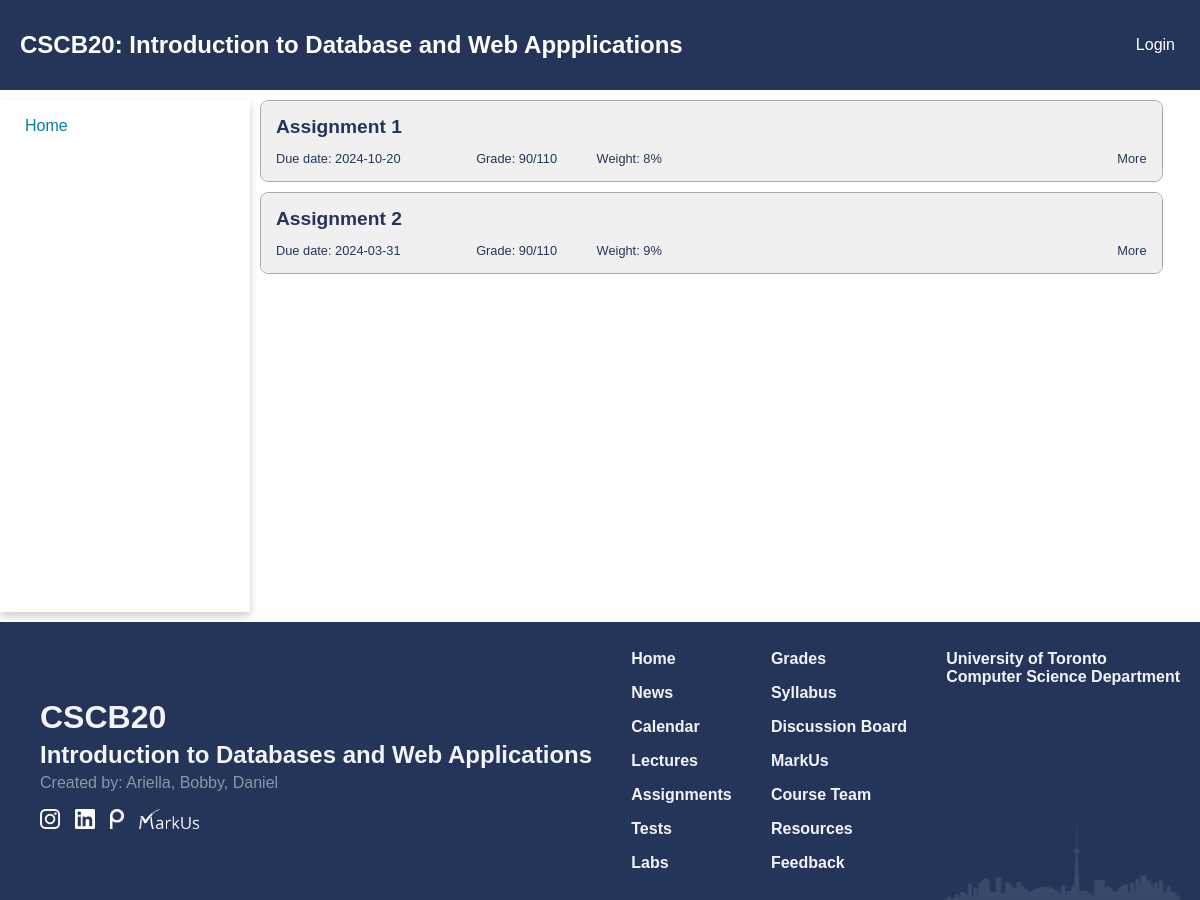
/grades, run on an earlier commit of the app's database.
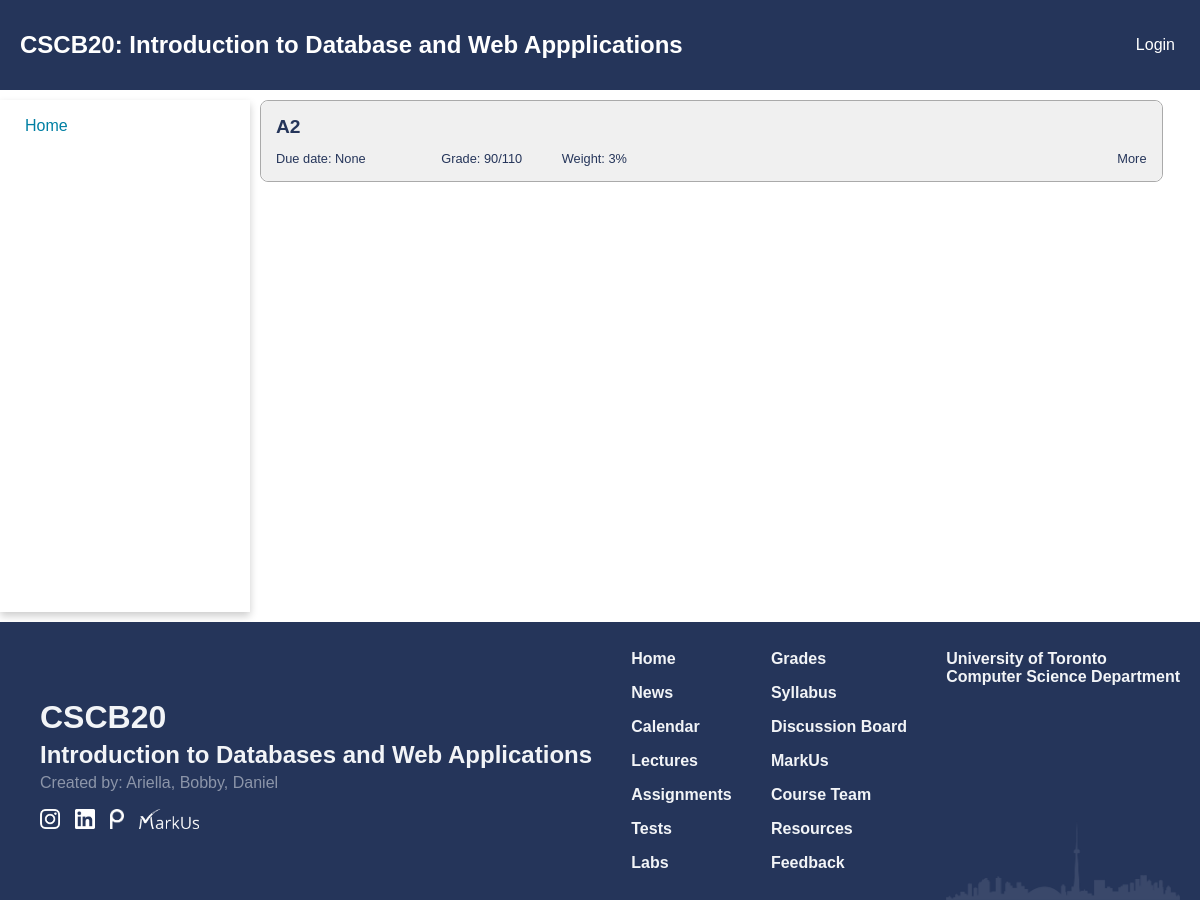
And on a later commit of the database.
### app.py (models this page shows)
class Test(db.Model):
    id = db.Column(db.Integer, primary_key = True, nullable = True)
    name = db.Column(db.String(250), nullable = False)
    desc = db.Column(db.Text)
    weight = db.Column(db.Integer, nullable = False)
    due_date = db.Column(db.Date)
    grades = db.relationship("Grades", backref = 'test', lazy = True)

### app.py (the view)
@app.route('/grades')
def view():
    lst_tests = Test.query.all()
    lst_grades = None
    if(isInstructor(session)):
        students = Student.query.all()
        return render_template("modify_assignment.html", lst_tests = lst_tests, grades = True, lst_grades = lst_grades)
    return render_template("grades.html", lst_tests = lst_tests, grades = True, lst_grades = lst_grades)

### app.py (called while the page is built)
def isInstructor(identity):
    if "auth" in identity and identity["auth"] == 'Instructor':
        return True
    return False

### templates/grades.html (shortened to what this page needs)
{% extends 'home_template.html' %}
{% block extra_css %}
<link href="{{ url_for('static', filename='css/grades.css') }}" rel="stylesheet" type="text/css">
{% endblock %}
{% block content %}
<main class="grades-main">
    {% for test in lst_tests %}
    <div class="assignment-item">
        <div class="assignment-container assignment-header">
            <div class="assignment assignment-title more">{{ test.name }}</div>
            <div class="header-section header-section1">
                <span class="assignment due-date">Due date: {{ test.due_date }}</span>
                <span class="assignment assignment-grade">Grade: 90/110</span>
                <span class="assignment assignment-weight">Weight: {{ test.weight }}%</span>
            </div>
            <div class="header-section more">More</div>
        </div>
    </div>
    {% endfor %}
</main>
{% endblock %}

### templates/home_template.html (shortened to what this page needs)
<!DOCTYPE html>
<html lang="en">
<head>
  <link href="{{ url_for('static', filename='css/navbar.css') }}" rel="stylesheet" type="text/css">
  <link href="{{ url_for('static', filename='css/footer.css') }}" rel="stylesheet" type="text/css">
  <link href="{{ url_for('static', filename='css/index.css') }}" rel="stylesheet" type="text/css">
    {% block extra_css %}
    {% endblock %}
</head>
<body id="top">
  <header>
    <div class="header-flex">
      <div class="header-flex-1 title"><a href="/" class="title">CSCB20: Introduction to Database and Web
          Appplications</a></div>
        <div class="header-flex-2">
          {% if "auth" in session %}
          <div>Hello, <b>{{ session["name"] }}</b></div>
          <small><div><a href="/logout" style="padding: 0;">Logout</a></div></small>
          {% else %}
          <a href="/login"> Login </a>
          {% endif %}
        </div>
    </div>
  </header>
  <div class="container">
    <nav class="nav-card">
      <div class="card">
        <div class="nav-container">
          <ul class="nav-list">
            <li> <a href="/" >Home</a></li>
          </ul>
        </div>
      </div>
    </nav>
    {% block content %}
    {% endblock %}
    <footer class="footer">
      <div class="footer-1">
        <div class="footer-heading" style="font-size: 2rem;">CSCB20</div>
        <div class="footer-heading" style="font-size: 1.5rem;">Introduction to Databases and Web Applications</div>
        <div style="font-weight: 500; opacity: 50%;">Created by:
          <a href="https://www.linkedin.com/in/ariellasiahaan/" target="_blank">Ariella,</a>
          <a href="https://www.linkedin.com/in/bobby-adi-salim/" target="_blank">Bobby,</a>
          <a href="https://www.linkedin.com/in/danielstevanus/" target="_blank">Daniel</a>
        </div>
        <div class="icons">
          <a href="https://www.instagram.com/utsccms/" target="_blank"><img src="{{ url_for('static', filename = 'images/Instagram_Glyph_White.png' ) }} "
              alt="I" style="height:20px"></a>
          <a href="https://www.linkedin.com/company/utsccms/" target="_blank"><img src="{{ url_for('static', filename = 'images/linkedin.png' ) }} " alt="M"
              style="height:20px"></a>
          <a href="https://piazza.com/class/lqy466htv8g5xb" target="_blank"><img src="{{ url_for('static', filename = 'images/piazza.png' ) }} " alt="P"
              style="height:20px"></a>
          <a href="https://markus2.utsc.utoronto.ca/courses/20/assignments" target="_blank"><img src="{{ url_for('static', filename = 'images/markus.png' ) }} "
              alt="M" style="height:20px"></a>
        </div>
      </div>
      <div class="footer-2 links">
        <div class="navigation">
          <div><a href="/">Home</a></div>
          <div><a href="/news">News</a></div>
          <div><a href="/calendar">Calendar</a></div>
          <div><a href="/lectures">Lectures</a></div>
          <div><a href="/assignments">Assignments</a></div>
          <div><a href="/tests">Tests</a></div>
          <div><a href="/labs">Labs</a></div>
        </div>
      </div>
      <div class="footer-3 links">
        <div class="navigation">
          <div><a href="/grades">Grades</a></div>
          <div><a href="{{ url_for('static', filename = 'pdf/mock.pdf' ) }}">Syllabus</a></div>
          <div><a href="https://piazza.com/class/lqy466htv8g5xb" target="_blank">Discussion Board</a></div>
          <div><a href="https://markus2.utsc.utoronto.ca/courses/20/assignments" target="_blank">MarkUs</a></div>
          <div><a href="/team">Course Team</a></div>
          <div><a href="/resources">Resources</a></div>
          <div><a href="/feedback">Feedback</a></div>
        </div>
      </div>
      <div class="footer-4">
        <nav class="navigation">
          <div><a href="https://web.cs.toronto.edu/about/our-department" target="_blank">University of Toronto <br>
              Computer Science Department</a></div>
        </nav>
      </div>
    </footer>
  </div>
</body>
</html>

### static/css/navbar.css (style rules this page uses)
:root { --primary_color: #25355A; --secondary_color: #007FA3; --phone_size: 600px; }
body { margin: 0; padding: 0; font-family: Arial, sans-serif; }
main { grid-area: content; padding: 20px; padding: 0px 10px 0px 10px; width: 95%; }
footer { grid-area: footer; background-color: #333; color: #fff; padding: 10px; }
header { position: sticky; top:0; left:0; grid-area: header; background-color: var(--primary_color); padding: 10px 10px 10px 20px; z-index: 10000; height: 70px; margin-bottom: 10px; }
header .title { font-size: 24px; font-weight: 600; color: #FFFFFF; text-decoration: none; }
.header-flex { display: flex; height: 100%; align-items: center; }
.header-flex-1 { flex: 7; padding-right: 40px; }
.header-flex-2 { flex: 1; text-align: right; padding-right: 15px; }
.header-flex-2 a , .header-flex-2 div { color: white; text-decoration: none; background-image: linear-gradient( to right, #54b3d6 50%, white 50% ); background-size: 200% 100%; background-position: -100%; display: inline-block; padding: 5px 0; position: relative; background-clip: text; -webkit-background-clip: text; -webkit-text-fill-color: transparent; transition: all 0.3s ease-in-out; }
.header-flex-2 a:before { content: ''; background: white; display: block; position: absolute; bottom: -3px; left: 0; width: 0; height: 3px; transition: all 0.3s ease-in-out; }
@media (min-width: 800px) { .container { display: grid; grid-template-areas: "header header header" "menu content content" "footer footer footer"; grid-template-rows: auto 1fr auto; grid-template-columns: 250px auto; min-height: 100vh; } }
nav { width: 100%; grid-area: menu; }
nav .card { height: 100%; width: 100%; box-shadow: 0 4px 8px 0 rgba(0,0,0,0.2); transition: 0.3s; width: 100%; }
.nav-container { padding: 2px 25px; }
nav ul { list-style-type: none; padding: 0; margin: 0; }
nav li { margin-left: 0; margin-top: 10px; margin-bottom: 10px; }
.nav-list a { background-image: linear-gradient( to right, #54b3d6, #54b3d6 50%, #007FA3 50% ); background-size: 200% 100%; background-position: -100%; display: inline-block; padding: 5px 0; position: relative; background-clip: text; -webkit-background-clip: text; -webkit-text-fill-color: transparent; transition: all 0.3s ease-in-out; }
.nav-list a:before { content: ''; background: #54b3d6; display: block; position: absolute; bottom: -3px; left: 0; width: 0; height: 3px; transition: all 0.3s ease-in-out; }

### static/css/footer.css (style rules this page uses)
@media (min-width: 800px) { .footer { display: flex; justify-content: space-between; background-color: #25355A; color: #F2F4F7; padding: 20px 20px 0 20px; font-family: Arial, Helvetica, sans-serif; } }
@media (min-width: 800px) { .footer-4 { background-image: url("../images/toronto-b.png"); background-size: contain; background-repeat: no-repeat; background-position: center bottom; } }
@media (min-width: 800px) { .links { padding-left: 30px; padding-bottom: 20px; } }
@media (min-width: 800px) { .footer-1 { align-self: center; margin-left: 20px; } }
footer { margin-top: 10px; }
.footer-heading { font-weight: bold; margin: 5px 0; }
.footer a { color: #F2F4F7; text-decoration: none; }
.footer-3 { padding-right: 30px; }
.icons { margin: 15px 0; display: flex; }
.icons img { margin: 2px 15px 0 0; }
.navigation { display: flex; flex-direction: column; font-weight: bold; }
.navigation div { margin: 8px 0; }

### static/css/index.css (style rules this page uses)
:root { --primary_color: #25355A; --secondary_color: #007FA3; }
body { background-color: #FFFFFF; color: var(--primary_color); font-family: Geneva, Arial, Helvetica, sans-serif; }

### static/css/grades.css (style rules this page uses)
.assignment-container { padding: 15px; }
.assignment-header { background-color: #f0f0f0; position: relative; height: 50px; border-radius: 8px; }
.assignment-item { border: solid; border-width: thin; border-color: #aaaaaa; margin-bottom: 10px; border-radius: 8px; }
.assignment-title { position: absolute; font-weight: 600; font-size: 1.2em; left: 15px; top: 15px; }
.header-section { font-size: 0.8em; position: absolute; }
.header-section1 { left: 15px; bottom: 15px; width: 80%; }
.header-section .assignment { margin-left: 5%; }
.header-section .due-date { margin-left: 0; margin-right: 5%; }
.more { position: absolute; right: 15px; bottom: 15px; }

What changed in the data, as far as the page shows it:
removed Test: name "Assignment 2", due_date "2024-03-31", weight "9"
changed Test: name "Assignment 1" → "A2"; due_date "2024-10-20" → "None"; weight "8" → "3"
